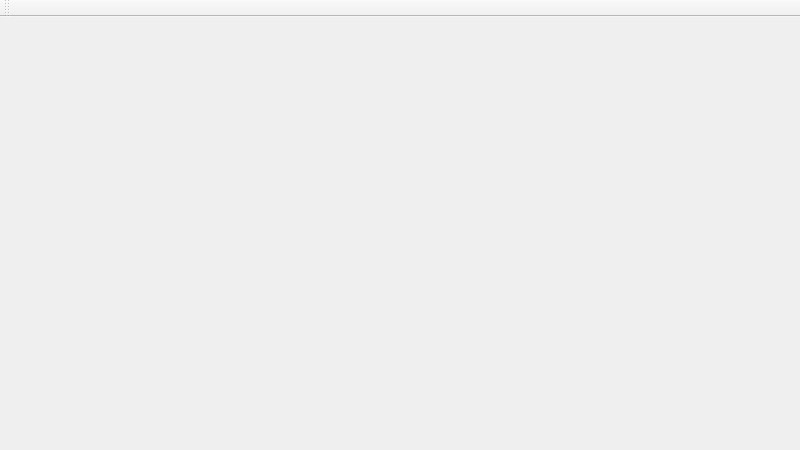
<?xml version="1.0" encoding="UTF-8"?>
<ui version="4.0">
 <class>LevelClass</class>
 <widget class="QMainWindow" name="LevelClass">
  <property name="geometry">
   <rect>
    <x>0</x>
    <y>0</y>
    <width>800</width>
    <height>450</height>
   </rect>
  </property>
  <property name="windowTitle">
   <string>Level</string>
  </property>
  <widget class="QWidget" name="centralWidget"/>
  <widget class="QToolBar" name="mainToolBar">
   <attribute name="toolBarArea">
    <enum>TopToolBarArea</enum>
   </attribute>
   <attribute name="toolBarBreak">
    <bool>false</bool>
   </attribute>
  </widget>
 </widget>
 <layoutdefault spacing="6" margin="11"/>
 <resources/>
 <connections/>
</ui>
